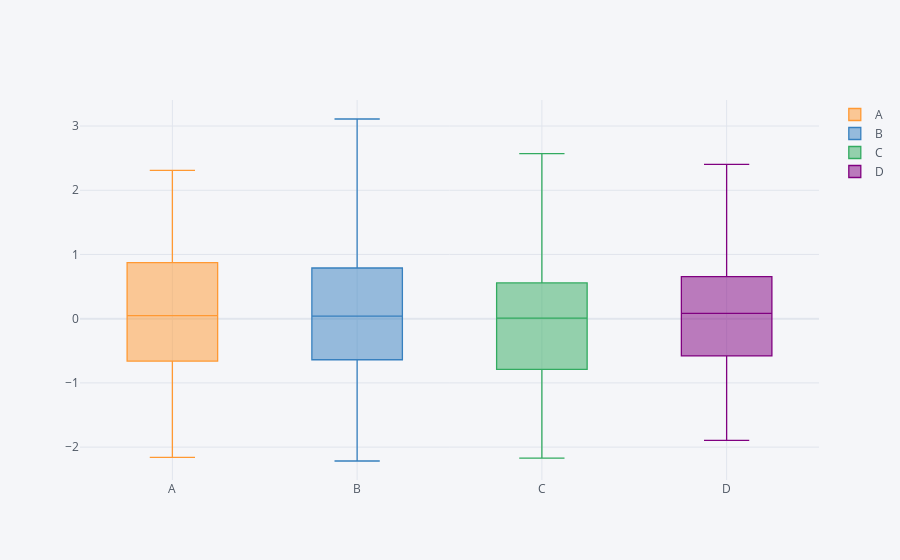

Notebook cell for this chart:
### Code cell
# box plot

df.iplot(kind='box')
